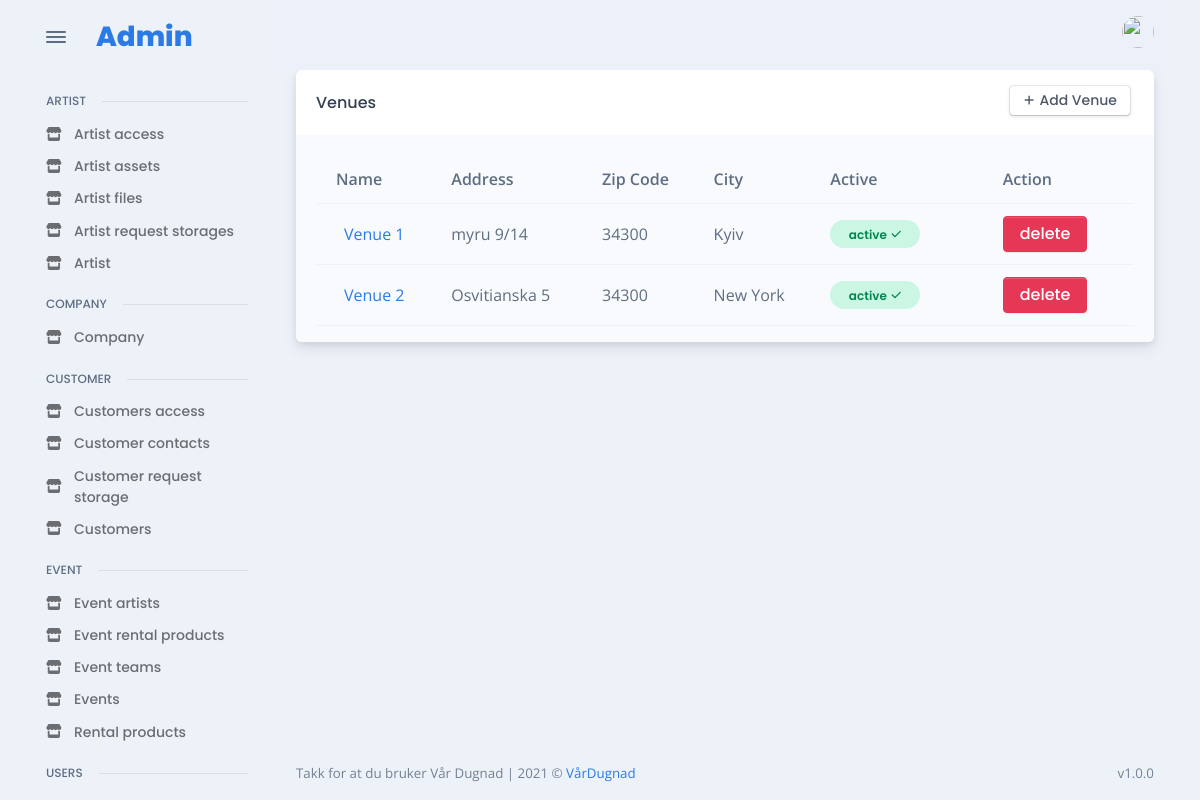
/admin_site/venue/all_venues/ (signed in), run on the app's committed database.
### venue/models.py (models this page shows, shortened)
class Venue(models.Model):
    name = models.CharField("Name", max_length=255)
    address = models.CharField("Address", max_length=255)
    zip_code = models.CharField("Zip Code", max_length=255)
    city = models.CharField("City", max_length=255)
    phone = models.CharField("Phone", max_length=255)
    email = models.EmailField("Email", max_length=255)
    capacity = models.CharField("Capacity", max_length=255)
    opening = models.TimeField(("Opening Time"), auto_now=False, auto_now_add=False)
    closing = models.TimeField(("Closing Time"), auto_now=False, auto_now_add=False)
    age_limit = models.IntegerField(("Age Limit"))
    comment = models.TextField(("Comment"), blank=True)
    equipment = models.TextField(("Equipment"), blank=True)
    POWER_CHOICES = (
        ("32 Amp Blå", "32 Amp Blå"),
        ("32 Amp rød", "32 Amp rød"),
        ("63 Amp Blå", "63 Amp Blå"),
        ("63 Amp rød", "63 Amp rød"),
    )
    power = MultiSelectField(choices=POWER_CHOICES)
    active = models.BooleanField(default=True)

### admin_app/admin_venue/views.py (the view)
# urls.py: path("all_venues/", VenueListView.as_view(), name="admin_get_all_venues"),
class VenueListView(LoginRequiredMixin, ListView):
    model = Venue
    template_name = "admin/pages/venue/venue/all.html"
    context_object_name = 'venues'

### templates/admin/pages/venue/venue/all.html (shortened to what this page needs)
{% extends 'base/admin_base.html' %}
{% load static %}
{% load widget_tweaks %}
{% block content %}
<div class="card">
  <div class="card-header">
    <div class="row flex-between-center">
      <div class="col-4 col-sm-auto d-flex align-items-center pe-0">
        <h5 class="fs-0 mb-0 text-nowrap py-2 py-xl-0">Venues</h5>
      </div>
      <div class="col-8 col-sm-auto text-end ps-2">
        <a href="{% url 'admin_add_new_venue' %}" class="btn btn-falcon-default btn-sm me-1 mb-1">
          <span class="fas fa-plus me-1" data-fa-transform="shrink-3"></span>Add Venue
        </a>
      </div>
    </div>
  </div>
  <div class="card-body bg-light pb-0">
    <div class="table-responsive scrollbar">
      {% if venues|length %}
      <table class="table table-hover table-striped overflow-hidden">
        <thead>
          <tr>
            <th scope="col">Name</th>
            <th scope="col">Address</th>
            <th scope="col">Zip Code</th>
            <th scope="col">City</th>
            <th scope="col">Active</th>
            <th></th>
            <th></th>
            <th scope="col">Action</th>
          </tr>
        </thead>
        <tbody>
          {% for venue in venues %}
          <tr class="align-middle">
            <td class="text-nowrap">
              <div class="d-flex align-items-center">
                <div class="ms-2"><a href="{% url 'admin_change_details_venue' venue.id %}">{{venue.name}}</a></div>
              </div>
            </td>
            <td class="text-nowrap"> {{venue.address}} </td>
            <td class="text-nowrap"> {{venue.zip_code}} </td>
            <td class="text-nowrap"> {{venue.city}} </td>
            {% if venue.active %}
              <td><span class="badge badge rounded-pill d-block p-2 badge-soft-success">active<span class="ms-1 fas fa-check" data-fa-transform="shrink-2"></span></span></td>
            {% else %}
              <td><span class="badge badge rounded-pill d-block p-2 badge-soft-danger">disabled<span class="ms-1 fas fa-times" data-fa-transform="shrink-2"></span></span></td>
            {% endif %}
            <td></td>
            <th></th>
            <td><a class="btn btn-danger"  href="{% url 'admin_delete_venue' venue.id %}">delete</a></tr>
          {% endfor %}
        </tbody>
      </table>
      {% else %}
          <p>There is no artist yet, try to add some</p>
      {% endif %}
    </div>
  </div>
  </div>
{% endblock %}

### data on the page
Venue: name "Venue 1", address "myru 9/14", zip_code "34300", city "Kyiv", active "active"
Venue: name "Venue 2", address "Osvitianska 5", zip_code "34300", city "New York", active "active"
